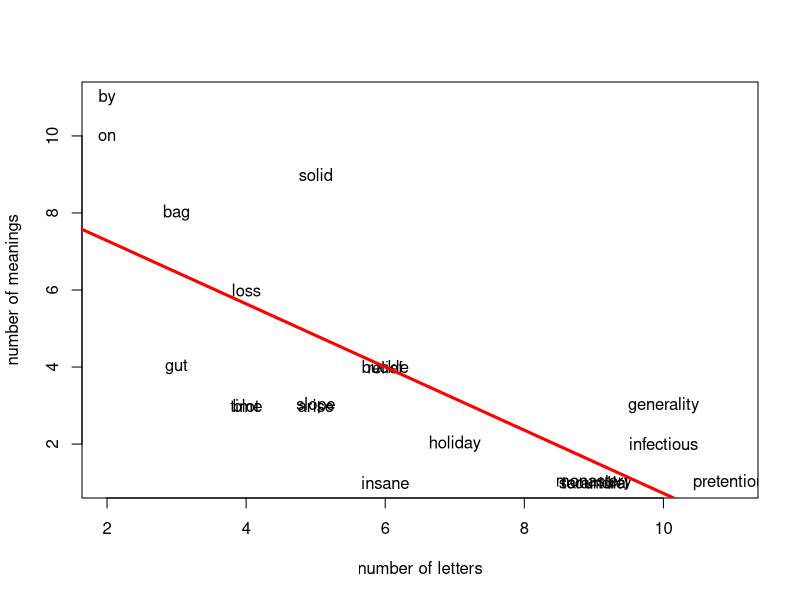
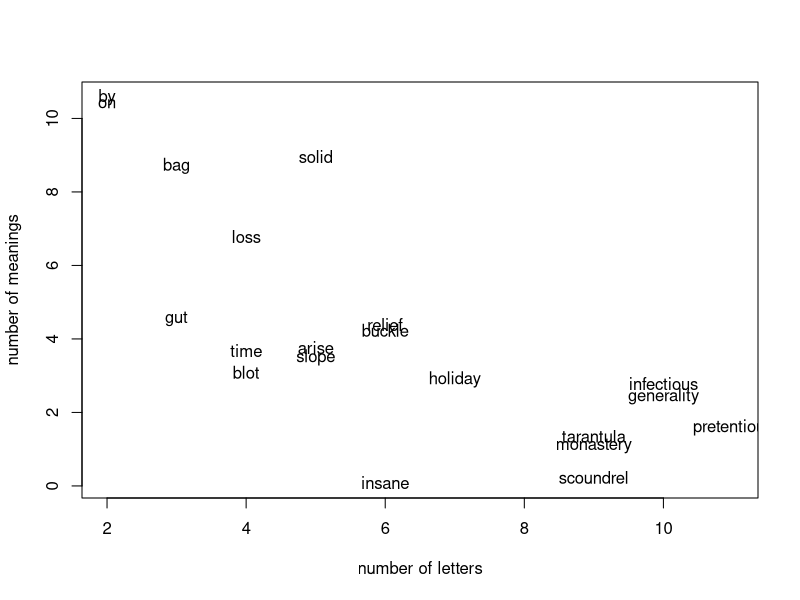

Generate these figures, in order, with R:
#load table
dataMeaning=read.table('theExAmple.txt', header=T, sep="\t")

#plot with the labels
plot(dataMeaning$length,dataMeaning$meanings,type="n",xlab="number of letters",ylab="number of meanings")
text(dataMeaning$length,dataMeaning$meanings,dataMeaning$entry, cex= 1)

#Now we'd like to build a regression model, i.e., find the equation for the straight line that best defines the dataset. 

myModel = lm(dataMeaning$meanings~dataMeaning$length)
summary(myModel)
#least square fitting
abline(myModel,col="red",lw="3")

#quick and dirty trick to avoid label overlap (best solution: export to
# vector format, like eps, and edit in separate software)
newMeanings = jitter(dataMeaning$meanings, 5)
plot(dataMeaning$length,newMeanings,type="n",xlab="number of letters",ylab="number of meanings")
text(dataMeaning$length,newMeanings,dataMeaning$entry, cex= 1)
